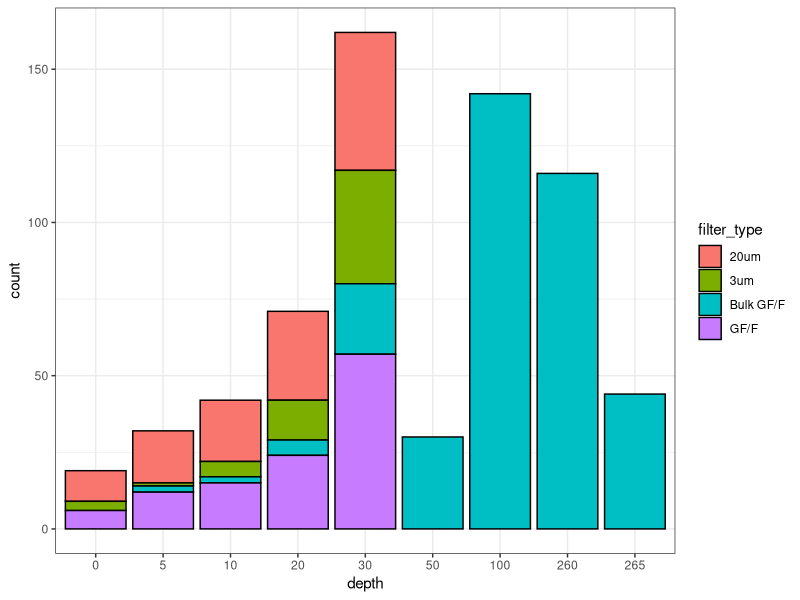
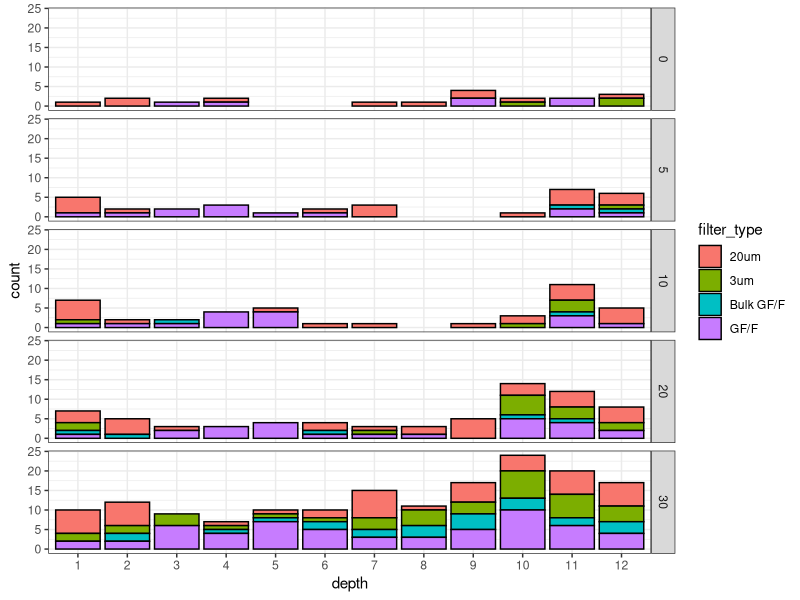
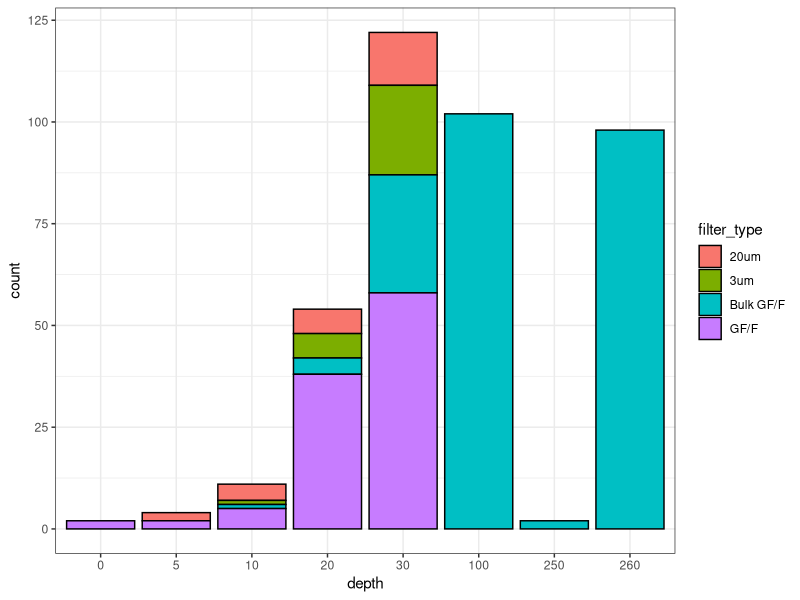
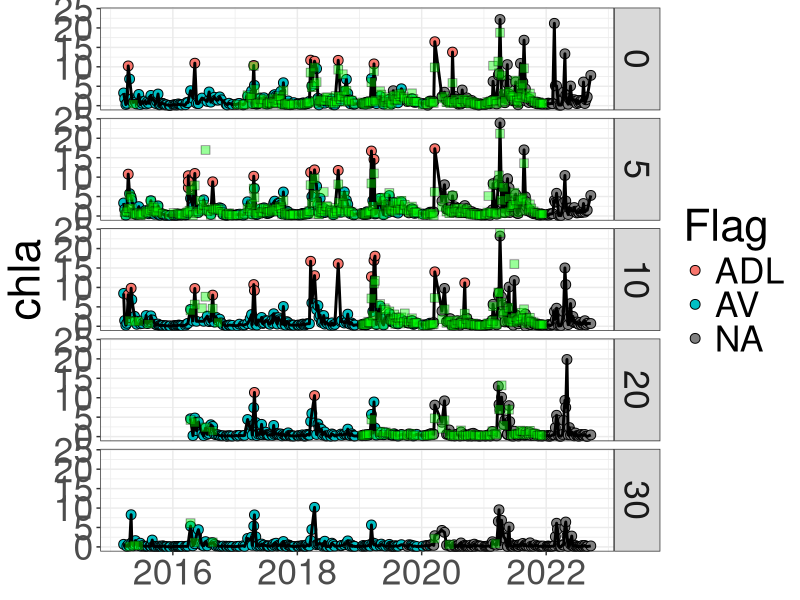
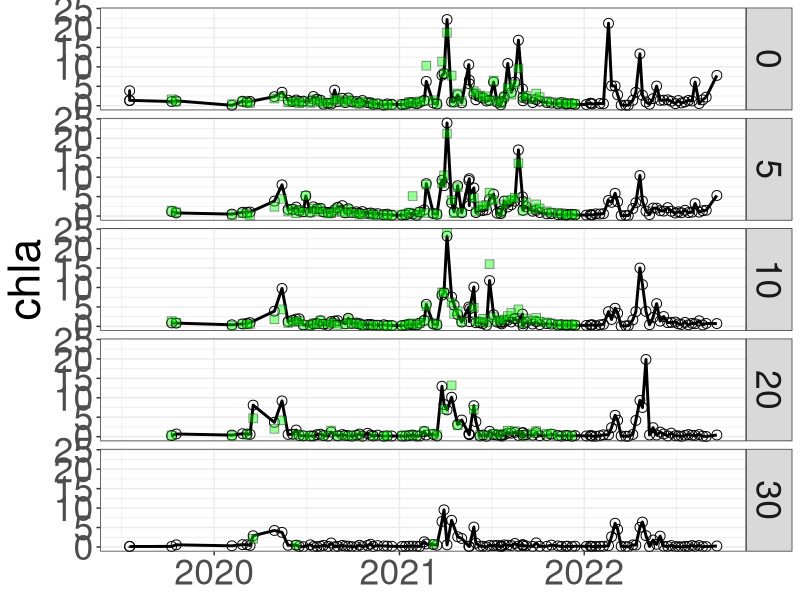
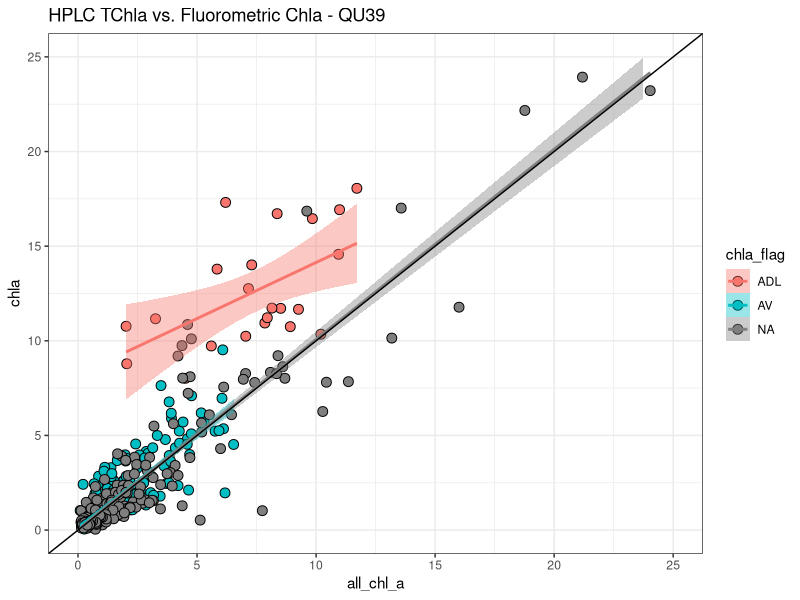
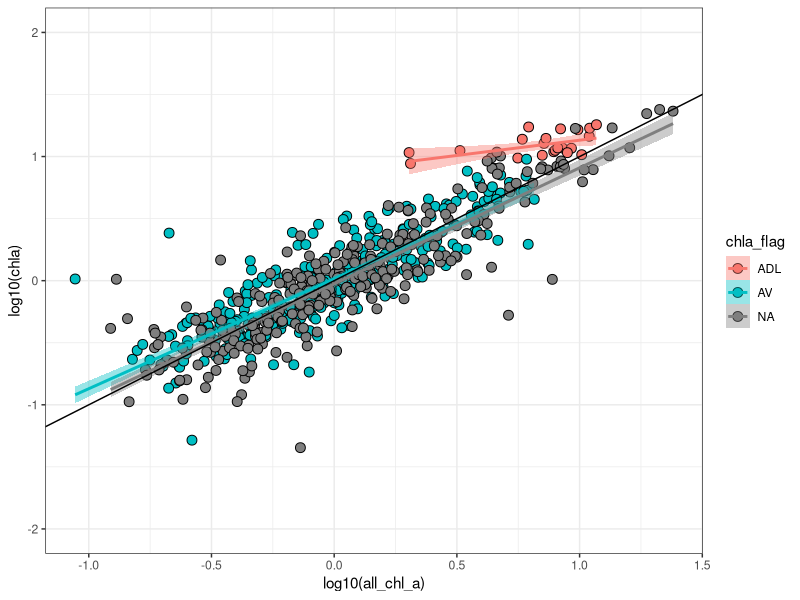
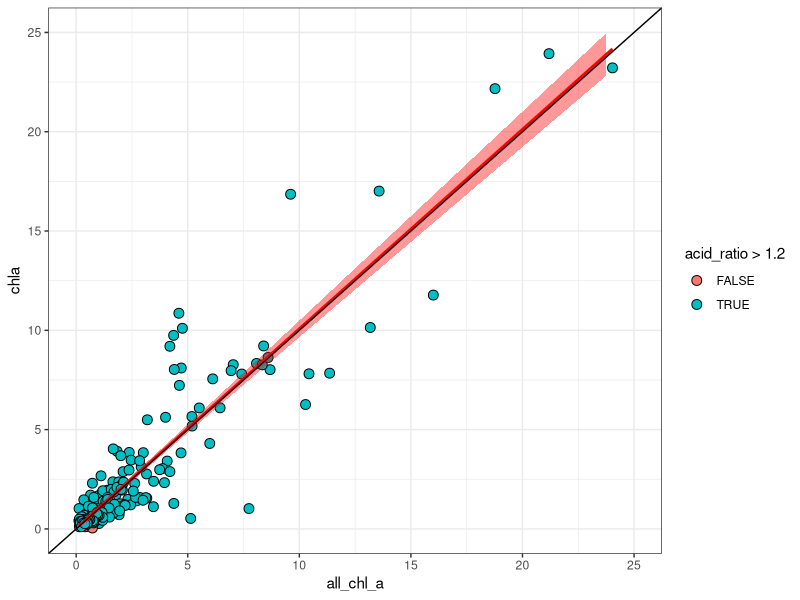

Write the R code that produced these figures, in order.
## ---- chunk 1
#Upload packages
library(tidyverse)
library(here)
library(patchwork)
library(readxl)
## ---- chunk 2
#Upload chl dataset - entire QU39 dataset downloaded from the portal on 2022-10-12
chl <- read_csv(here("files", "qu39_2022-10-12.csv"))

#Upload HPLC data - entire QU39 dataset downloaded from the portal on 2022-0706
hplc <- read_csv(here("files", "qu39_hplc_2022-07-06.csv"))

## ---- chunk 3
#Selecting relevant columns
chl <- chl %>% 
  select(date, site_id, survey, line_out_depth, collected, analyzed, hakai_id, 
         calibration:calibration_slope, filter_type, before_acid, after_acid,
         acid_flag, dilution_factor, chla, chla_flag, phaeo, phaeo_flag) 

#Adding month column
chl <- chl %>% 
  mutate(month = lubridate::month(date)) %>% 
  relocate(month, .after = date)

#Creating duplicate and acid ratio columns
chl <- chl %>% 
  group_by(collected, site_id, line_out_depth, filter_type) %>% 
  mutate(rep = n()) %>%
  ungroup() %>% 
  group_by(hakai_id) %>% 
  mutate(rep_id = n()) %>% 
  ungroup() %>% 
  mutate(acid_ratio = before_acid/after_acid)

#Pulling out duplicates - 33 records. Samples collected on 2022-04-12 were replicate samples with some being sent to DFO (19 records)
check_dup <- chl %>% 
  filter(rep > 1)

#No samples anymore with duplicate Hakai ID.
check_dup_id <- chl %>% 
  filter(rep_id > 1)

## ---- chunk 4
#Wrangling hplc dataset

#Selecting important columns and limiting to records with results
hplc <- hplc %>% 
  filter(!is.na(all_chl_a)) %>% 
  select(date, collected, line_out_depth, all_chl_a)
## ---- chunk 5
#Wrangling CTD profiles data

#Reduce columns, rename to workable name for queries and join drop metadata to drop data
# ctd <- ctd %>%
#   left_join(ctd_meta, by = "Cast PK") %>% 
#   mutate(date = lubridate::date(`Measurement time`)) %>%
#   mutate(year = lubridate::year(`Measurement time`)) %>%
#   select(castpk = `Cast PK`, ctdNum = `CTD serial number`, 
#          ctdFirm = `CTD firmware version`, station = Station.x, lat = Latitude,
#          long = Longitude, time = `Measurement time`, date, year,
#          dep = `Depth (m)`, pres = `Pressure (dbar)`,
#          flu = `Fluorometry Chlorophyll (ug/L)`)

#checking if there are duplicated CTD cast - looks like all single casts
# check_ctd_dup <- ctd %>% 
#   distinct(castpk, date) %>% 
#   group_by(date) %>% 
#   summarise(n_cast = n()) %>% 
#   ungroup()

#checking min/max ctd cast depths for each castPK - All start at 1 and all deeper than 100
# check_ctd_depth <- ctd %>% 
#   group_by(castpk) %>% 
#   summarise(min_dep = min(pres),
#             max_dep = max(pres)) %>% 
#   ungroup()

#Three different CTDs used. 
# check_ctd_inst <- ctd %>% 
#   distinct(ctdNum)
## ---- chunk 6
#Diagnostic checks

#Depth check - where were samples collected - only bulk collected at 100 and 115m.
check_depth <- chl %>% 
  distinct(line_out_depth, filter_type)

#Looking at calibrations applied to data - there are some records with NA calibrations
check_cali <- chl %>% 
  distinct(calibration, acid_ratio_correction_factor, acid_coefficient,
           calibration_slope)

#Looking at calibrations that have NA calibration - 308 samples. Many historical and were never analyzed
check_cali_na <- chl %>% 
  filter(is.na(calibration))

#Looking for negative values - lots (105 records), including unflagged data.
check_neg <- chl %>% 
  filter(chla < 0 | phaeo < 0)

#There are lots and I need to investigate this - same output as samples that weren't 
check_na <- chl %>% 
  filter(is.na(chla) | is.na(phaeo))

#Checking if there are any pre-existing flags - huge amount of samples flagged. I went through these pretty carefully and they should be pretty good. 4 samples with NA Chl flags and SVD phaeo flags.
check_flag <- chl %>% 
  filter(!is.na(chla_flag) | !is.na(phaeo_flag))

#Checking acid flag 
check_acid_flag <- chl %>% 
  filter(!is.na(acid_flag))

#Looking for filters with low acid ratios -  quite a few for data that hasn't been flagged yet.
check_ar <- chl %>% 
  filter(acid_ratio < 1.2)
## ---- chunk 7
#Plotting acid ratio value numbers by depth and filter size for all data I have flagged as Accepted Value
check_ar %>% 
  # filter(is.na(chla_flag)) %>% 
  filter(chla_flag == "AV") %>% 
  ggplot(aes(x = as.factor(line_out_depth), fill = filter_type)) +
  geom_bar(stat = "count", position = "stack", color = "Black") +
  labs(x = "depth",
       y = "count") +
  theme_bw()
## ---- chunk 8
#Plotting acid ratio value numbers by month and filter size for all data I have flagged as Accepted Value - Not super informative
check_ar %>% 
  # filter(is.na(chla_flag)) %>% 
  filter(chla_flag == "AV" & line_out_depth < 50) %>% 
  ggplot(aes(x = as.factor(month), fill = filter_type)) +
  geom_bar(stat = "count", position = "stack", color = "Black") +
  labs(x = "depth",
       y = "count") +
  theme_bw() + 
  facet_grid(line_out_depth ~ .)
## ---- chunk 9
#Plotting acid ratio value numbers by depth and filter size for all data that haven't been flagged yet

#This is somewhat informative because it shows where there may be issue samples.
check_ar %>% 
  filter(is.na(chla_flag)) %>% 
  ggplot(aes(x = as.factor(line_out_depth), fill = filter_type)) +
  geom_bar(stat = "count", position = "stack", color = "Black") +
  labs(x = "depth",
       y = "count") +
  theme_bw() 
## ---- chunk 10
#checking samples that were diluted. Need to determine when we started doing this.
check_dilution <- chl %>% 
  filter(dilution_factor > 1)

#Looking at samples that haven't been qc'd that have raw values above instrument threshold - good sign, only 1 and not above threshold.
check_adl <- chl %>% 
  filter(!is.na(analyzed) & is.na(chla_flag) & before_acid > 600000)
## ---- chunk 11
#Pulling out all samples that haven't been QC'd on the new module. 
chl_qc <- chl %>% 
  filter(!is.na(analyzed) &
           (is.na(chla_flag) | chla_flag == "AV" | chla_flag == "ADL"))

#Pulling out all QC'd data
chl_av <- chl %>% 
  filter(chla_flag == "AV")

## ---- chunk 12
#Investigating bulk data for errors

#Pulling out the bulk filters
chl_bulk <- chl_qc %>% 
  filter(filter_type == "Bulk GF/F")

#Making a column showing if there are replicated filters by day, collected time and Hakai ID
chl_bulk <- chl_bulk %>% 
  group_by(date, line_out_depth) %>% 
  mutate(dup_day = n()) %>%
  ungroup() %>% 
  group_by(collected, line_out_depth) %>% 
  mutate(dup_sample = n()) %>%
  ungroup() %>% 
  group_by(hakai_id) %>% 
  mutate(dup_id = n()) %>%
  ungroup()

#Looking for samples collected on the same day - lots because of zoopsprint samples
check_bulk_dup_day <- chl_bulk %>% 
  filter(dup_day > 1)

#Looking for samples that have the same collected time
check_bulk_dup_samp <- chl_bulk %>% 
  filter(dup_sample > 1)

check_bulk_dup_id <- chl_bulk %>% 
  filter(dup_id > 1)

#So lots of duplicates where multiple programs went out on a single day, but doesn't seem like any other. 

## ---- chunk 13
#Looking at bulk data - timeseries

#One sample sticks out - 5m directly before spring bloom in 2021 - new un-QC'd sample

chl_bulk %>%
  filter(line_out_depth < 50) %>% 
  ggplot(aes(x = date, y = chla)) +
  geom_point(aes(fill = chla_flag), pch = 21, size = 3.0) +
  geom_line(size = 1) +
  geom_point(data = hplc, aes(x = date, y = all_chl_a), pch = 22, fill = "green",
             alpha = 0.4, size = 3) +
  facet_grid(line_out_depth ~ .) +
  theme_bw() +
  labs(fill = "Flag") +
  theme(text = element_text(size = 32),
        axis.title.x = element_blank())
  
ggsave(here("figures_qc", "timeseries_qu39_bulk.png"),
        width = 16, height = 12, dpi = 300)
## ---- chunk 14
#Joining HPLC with chlorophyll

chl_bulk <- chl_bulk %>% 
  left_join(hplc)

## ---- chunk 15
#Looking at bulk data - timeseries with only data that hasn't been flagged

#The 5m pre-2021 spring bloom sample may be HPLC issue - possible is the wrong sample?
#Looks like some HPLC was missing from an important period in 2021 - samples that didn't get sent?

chl_bulk %>%
  filter(line_out_depth < 50 & is.na(chla_flag) & date > "2019-01-01") %>% 
  ggplot(aes(x = date)) +
  geom_point(aes(y = chla), pch = 21, size = 3.0) +
  geom_line(aes(y = chla), size = 1) +
  geom_point(aes(y = all_chl_a), pch = 22, fill = "green",
             alpha = 0.4, size = 3) +
  facet_grid(line_out_depth ~ .) +
  theme_bw() +
  labs(fill = "Flag") +
  theme(text = element_text(size = 32),
        axis.title.x = element_blank())
  

#Should add HPLC and fluorescence to this and print for viewing.
ggsave(here("figures_qc", "timeseries_qu39_bulk_no-flag.png"),
        width = 16, height = 12, dpi = 300)
## ---- chunk 16
#Plotting hplc against bulk chl

#Plotting all data with ADL flags a separate group with a separate regression line
chl_bulk %>% 
  ggplot(aes(x = all_chl_a, y = chla, fill = chla_flag)) +
  geom_point(pch = 21, size = 3.0) +
  geom_smooth(aes(color = chla_flag), method = 'lm') +
  geom_abline(intercept = 0, slope = 1) +
  xlim(0,25) +
  ylim(0,25) +
  ggtitle("HPLC TChla vs. Fluorometric Chla - QU39") +
  theme_bw() +
  theme()

#Very odd trend as it would be expected that samples that weren't diluted would saturate the fluorometer and result in lower chla per HPLC TChla. Here the values are higher, although the trend line is <1, so higher values would go below 1:1 line and under-predict.

#The new HPLC to chla with the diluted samples has 1:1 slope. Never had this before.
## ---- chunk 17
#Same plot as above but in log10 scale
chl_bulk %>% 
  ggplot(aes(x = log10(all_chl_a), y = log10(chla), fill = chla_flag)) +
  geom_point(pch = 21, size = 3.0) +
  geom_smooth(aes(color = chla_flag), method = 'lm') +
  geom_abline(intercept = 0, slope = 1) +
  ylim(-2, 2) +
  theme_bw() +
  theme()

#Definitely some outlier samples here that could have issues
## ---- chunk 18
#Plotting regression of only data without a QC flag
chl_bulk %>% 
  filter(is.na(chla_flag)) %>% 
  ggplot(aes(x = all_chl_a, y = chla)) +
  geom_point(aes(fill = acid_ratio > 1.2), pch = 21, size = 3.0) +
  geom_smooth(method = 'lm', color = "red", fill = "red") +
  geom_abline(intercept = 0, slope = 1) +
  xlim(0,25) +
  ylim(0,25) +
  theme_bw() +
  theme()

#Of the data that hasn't been QC'd, there are a few concerning points of very low chla for high TChla - What is the sample that has around 8 for TChla and a 2 for Bulk? From 2021-04-14, 0m, but don't see it on the time-series

## ---- chunk 19
#Looking into the 2021-04-14 sample that has high TChla and low Chla. Can't see clearly on the longer timeseries because data so close together. Issue with TChla or Bulk? No acid ratio issue. 

#No QC notes and SF-Sum more comparable to Bulk than TChla. CTD is low, but could have been quenched due to high PAR.

#Likely an issue with the HPLC as we had problems with this batch. Need to troublshoot separately.

chl_bulk %>%
  filter(line_out_depth == 5 & is.na(chla_flag) & date > "2021-01-01" &
           date < "2022-01-01") %>% 
  ggplot(aes(x = date)) +
  geom_point(aes(y = chla), pch = 21, size = 3.0) +
  geom_line(aes(y = chla), size = 1) +
  geom_point(aes(y = all_chl_a), pch = 22, fill = "green",
             alpha = 0.4, size = 3) +
  facet_grid(line_out_depth ~ .) +
  theme_bw() +
  labs(fill = "Flag") +
  theme(text = element_text(size = 32),
        axis.title.x = element_blank())
## ---- chunk 20

#Same plot as above but in log10 scale
chl_bulk %>% 
  filter(is.na(chla_flag)) %>% 
  ggplot(aes(x = log10(all_chl_a), y = log10(chla))) +
  geom_point(aes(fill = acid_ratio > 1.2), pch = 21, size = 3.0) +
  geom_smooth(method = 'lm', color = "red", fill = "red") +
  geom_abline(intercept = 0, slope = 1) +
  ylim(-2, 2) +
  theme_bw() +
  theme()

#Some low concentration samples that have low acid ratios and much lower chla when compared to TChla.
## ---- chunk 21
#I want to isolate these two samples with low ARs -  these are only samples that have corresponding HPLC
check_bulk_ar_2 <- chl_bulk %>% 
  filter(is.na(chla_flag) & !is.na(all_chl_a) & acid_ratio < 1.2 &
           line_out_depth < 50)

#QCHL13547 - SVD
#QCHL12693 - Probably OK -  not sure about whether SVC needed.

## ---- chunk 22
#Setting up sheet so I can plot relationships by analysis day
chl_bulk <- chl_bulk %>% 
  mutate(analyzed_date = lubridate::date(analyzed)) %>% 
  relocate(analyzed_date, .after = analyzed)
## ---- chunk 23
#Plotting bulk chlorophyll versus HPLC TChla by analysis day - only works for 2021 data 
chl_bulk %>% 
  filter(is.na(chla_flag)) %>% 
  ggplot(aes(x = all_chl_a, y = chla)) +
  geom_point(aes(fill = acid_ratio > 1.2), pch = 21, size = 3.0) +
  geom_smooth(method = 'lm', color = "red", fill = "red") +
  geom_abline(intercept = 0, slope = 1) +
  facet_wrap(~ as.factor(analyzed_date), scales = "free" ) +
  # xlim(0,25) +
  # ylim(0,25) +
  theme_bw() +
  theme()

ggsave(here("figures_qc", "analysis_day_chl_hplc_comparison.png"),
        width = 16, height = 12, dpi = 300)

#This is somewhat enlightening as it makes it easier to pinpoint samples that don't match well. For instance, 2021-05-15.

#What sample was this?

test <- chl_bulk %>% 
  filter(analyzed_date == "2021-05-15")

#Weird - from 2021-01-27 where HPLC is almost 5 ug/L??? Is the 5m outlier in the timeseries plot.
#Need to check into this HPLC. QCHL12177 is the chlorophyll sample
#No indication from SF-Sum or CTD that there was some sort of early bloom.

## ---- chunk 24
#Looking at samples that were collected in the surface waters and have low acid ratios. Not dependent on having an HPLc match as was above.
check_bulk_ar <- chl_bulk %>% 
  filter(is.na(chla_flag) & acid_ratio < 1.2 & line_out_depth < 50)

#Quite a few samples from 20 and 30m that do not have HPLC match and not captured by earlier plots/test. First line of defense should probably be SF-Sum comparisons. 


## ---- chunk 25
#Investigating size-fractionated data for errors.

#Calculating the number of filters for each size-fraction set
chl_sf <- chl_qc %>% 
  filter(!filter_type == "Bulk GF/F") %>%
  filter(!is.na(chla)) %>% 
  group_by(collected, line_out_depth) %>% 
  mutate(filt_num = n()) %>% 
  ungroup()

#Looking for size fraction sets that have less than 3 filters - 119 observations - I'd imagine a lot of SVC and SVD flags for single filter.
check_sf_low <- chl_sf %>% 
  filter(filt_num < 3)

#Looking at size fraction sets that have more than 3 filters. Some are just replicated hakai IDS, but quite a few from zoopsprint - I wonder if one of the GF/Fs is meant to be bulk.
check_sf_high <- chl_sf %>% 
  filter(filt_num > 3)

#Subsetting where there are 3 size-fractionated filters. 
chl_sf <- chl_sf %>% 
  filter(filt_num == 3)

#Querying replicated filter types within a set - two examples where there are two duplicated filters within a 3 filter set. Only one is not QC'd - check metadata note.
check_sf_dup <- chl_sf %>% 
  group_by(collected, line_out_depth, filter_type) %>% 
  mutate(filt_unique = n()) %>% 
  ungroup() %>% 
  filter(filt_unique > 1)  
 

chl_sf <- chl_sf %>% 
  group_by(collected, line_out_depth, filter_type) %>% 
  mutate(filt_unique = n()) %>% 
  ungroup() %>% 
  filter(filt_unique == 1)
  
## ---- chunk 26
#Calculating the size-fractionated sum for comparison with the bulk
chl_sf_sum <- chl_sf %>% 
  filter(chla_flag == "AV" | chla_flag == "ADL" | is.na(chla_flag)) %>% 
  group_by(collected, line_out_depth) %>% 
  mutate(sf_sum = sum(chla)) %>% 
  ungroup() %>% 
  distinct(collected, line_out_depth, sf_sum, .keep_all = TRUE) %>% 
  select(collected, line_out_depth, sf_sum)

#Merging with the size-fractionated data for comparison.
chl_comp <- chl_bulk %>%
  select(date, collected, analyzed_date, line_out_depth, bulk_chla = chla,
         bulk_flag = chla_flag, all_chl_a) %>% 
  filter(line_out_depth < 99) %>% 
  left_join(chl_sf_sum)

#Looking why there are NAs in join. All from where SF did not have 3 filters in set.
check_comp_na <- chl_comp %>% 
  filter(is.na(bulk_chla) | is.na(sf_sum))

## ---- chunk 27
#Plotting sf_sum against bulk chl - Something is up with my join.
chl_comp %>% 
  ggplot(aes(x = bulk_chla, y = sf_sum, fill = bulk_flag)) +
  geom_point(pch = 21, size = 3.0) +
  geom_smooth(aes(color = bulk_flag), method = 'lm') +
  geom_abline(intercept = 0, slope = 1) +
  xlim(0, 30) +
  ylim(0, 30) +
  theme_bw() +
  theme()

#To me this looks pretty darn good - the samples with ADL may have a trend to higher size fractionated sum at higher concentrations.

#Now looks like there a couple of samples with low SF-Sum

## ---- chunk 28
chl_comp %>% 
  ggplot(aes(x = log10(bulk_chla), y = log10(sf_sum), fill = bulk_flag)) +
  geom_point(pch = 21, size = 3.0) +
  geom_smooth(aes(color = bulk_flag), method = 'lm') +
  geom_abline(intercept = 0, slope = 1) +
  # xlim(0, 30) +
  # ylim(0, 30) +
  theme_bw() +
  theme()
## ---- chunk 29
chl_comp %>% 
  ggplot(aes(x = all_chl_a, y = sf_sum, fill = bulk_flag)) +
  geom_point(pch = 21, size = 3.0) +
  geom_smooth(method = 'lm') +
  geom_abline(intercept = 0, slope = 1) +
  xlim(0,30) +
  ylim(0,30) +
  theme_bw() +
  theme()
## ---- chunk 30
#Looking at SF-Sum versus other metrics
chl_comp %>%
  filter(line_out_depth < 50 & is.na(bulk_flag) & date > "2019-01-01") %>% 
  ggplot(aes(x = date)) +
  geom_point(aes(y = bulk_chla), pch = 21, size = 3.0) +
  geom_line(aes(y = bulk_chla), size = 1) +
  geom_point(aes(y = sf_sum), pch = 21, size = 3.0, color = "red") +
  geom_line(aes(y = sf_sum), size = 1, color = "red") +
  geom_point(aes(y = all_chl_a), pch = 22, fill = "green",
             alpha = 0.4, size = 3) +
  facet_grid(line_out_depth ~ ., scales = "free_y") +
  theme_bw() +
  labs(fill = "Flag") +
  theme(text = element_text(size = 32),
        axis.title.x = element_blank())
  
ggsave(here("figures_qc", "timeseries_qu39_bulk-SF_no-flag.png"),
        width = 16, height = 12, dpi = 300)

#Some clear discrepencies here.

#0m
#one point where much lower mid 2021
#One point where much lower second bloom 2022

#5m
#One point much lower SB 2022

#10m
#One point much lower second bloom 2022

## ---- chunk 31

chl_comp %>% 
  filter(is.na(bulk_flag)) %>% 
  ggplot(aes(x = bulk_chla, y = sf_sum)) +
  geom_point(pch = 21, size = 3.0) +
  geom_smooth(method = 'lm', color = "red", fill = "red") +
  geom_abline(intercept = 0, slope = 1) +
  facet_wrap(~ (as.factor(analyzed_date)), scales = "free" ) +
  theme_bw() +
  theme()

ggsave(here("figures_qc", "test2.png"),
        width = 16, height = 12, dpi = 300)



sf_check <- chl_comp %>% 
  filter(analyzed_date == "2022-09-04")

#QCHL14258 - 2022-04-21, 0m. Nothing noticeably wrong with sample and no metadata notes. Just quite a bit lower than bulk. What is correct?

#QCHL14266 - 2022-04-01, 10m. Nothing noticeably wrong with the sample and no metadata notes. Just quite a bit lower than Bulk. Which measure is correct? No HPLC yet. Check CTD about 7ug/L, which is closer to the SF-Sum.
## ---- chunk 32
#Looking at specific samples that were left in TULA freezer for extended period
chl_bulk %>% 
  filter(date == "2021-05-18") %>% 
  ggplot(aes(x = all_chl_a, y = chla)) +
  geom_point(aes(fill = acid_ratio > 1.2), pch = 21, size = 3.0) +
  geom_smooth(method = 'lm', color = "red", fill = "red") +
  geom_abline(intercept = 0, slope = 1) +
  # xlim(0, 1) +
  # ylim(0, 1) +
  theme_bw() +
  theme()

test <- chl_bulk %>% 
  filter(date == "2021-05-18") 


#Looking at specific samples that were left in TULA freezer for extended period
chl_comp %>% 
  filter(date == "2020-08-04") %>% 
  ggplot(aes(x = bulk_chla, y = sf_sum)) +
  geom_point(pch = 21, size = 3.0) +
  geom_smooth(method = 'lm', color = "red", fill = "red") +
  geom_abline(intercept = 0, slope = 1) +
  # xlim(0, 5) +
  # ylim(0, 5) +
  theme_bw() +
  theme()
## ---- chunk 33
#Let's plot the entire SF timeseries
#Order phytoplankton groups roughly from smallest to largest - create order list

order_sf <- c("GF/F", "3um", "20um")

#Chemtax - Specify order of phyto groups for figures
chl_sf <- arrange(mutate(chl_sf, filter_type = factor(filter_type,
                                              levels = order_sf)))


chl_sf %>%
  filter(line_out_depth == 0) %>% 
  ggplot(aes(x = date, y = chla, fill = filter_type)) + 
  geom_area(color = "black") +
  scale_fill_brewer(palette = "Set1", labels = c(expression(Pico[CHL]),
                                                   expression(Nano[CHL]),
                                                   expression(Micro[CHL]))) +
  facet_grid(line_out_depth ~ ., scales = "free_y") +
  theme_bw()

ggsave(here("figures_qc", "SF_test.png"),
        width = 16, height = 6, dpi = 300)


#Some issues with plotting need to be investigated.
## ---- chunk 34
#Pulling out all samples that haven't been QC'd on the new module. 
chl_qc2 <- chl %>% 
  filter(!is.na(analyzed) &
           (is.na(chla_flag) | chla_flag == "AV" | chla_flag == "ADL"))

#Pulling out all QC'd data
chl_av <- chl %>% 
  filter(chla_flag == "AV")

## ---- chunk 35
#Investigating size-fractionated data for errors.

#Calculating the number of filters for each size-fraction set
chl_sf2 <- chl %>% 
  filter(!is.na(analyzed) &
           (is.na(chla_flag) | chla_flag == "AV" | chla_flag == "ADL" |
              chla_flag == "SVC")) %>% 
  filter(!filter_type == "Bulk GF/F") %>%
  filter(!is.na(chla)) %>% 
  group_by(collected, line_out_depth) %>% 
  mutate(filt_num = n()) %>% 
  ungroup()


#Subsetting where there are 3 size-fractionated filters. 
chl_sf2 <- chl_sf2 %>% 
  filter(filt_num == 3)
 

chl_sf2 <- chl_sf2 %>% 
  group_by(collected, line_out_depth, filter_type) %>% 
  mutate(filt_unique = n()) %>% 
  ungroup() %>% 
  filter(filt_unique == 1)
  
## ---- chunk 36
chl_sf2 <- arrange(mutate(chl_sf2, filter_type = factor(filter_type,
                                              levels = order_sf)))
## ---- chunk 37
chl_sf2 %>%
  filter(line_out_depth < 50 & !survey == "ZOOPSPRINT") %>% 
  group_by(date, line_out_depth, filter_type) %>% 
  summarise(chla_avg = mean(chla)) %>% 
  ungroup() %>% 
  ggplot(aes(x = date, y = chla_avg, fill = filter_type)) + 
  geom_area(color = "black") +
  scale_fill_brewer(palette = "Set1",
                    labels = c(expression(Pico[CHL]),
                               expression(Nano[CHL]),
                               expression(Micro[CHL])),
                    name = "") +
  facet_grid(line_out_depth ~ ., scales = "free_y") +
  labs(y = "Chla (ug/L)") +
  theme_bw()+
  theme(text = element_text(size = 25),
        axis.title.x = element_blank(),
        # axis.text.x = element_blank(),
        axis.text = element_text(colour = "black"),
        legend.position = "top",
        legend.direction = "horizontal",
        legend.title = element_blank(),
        strip.background = element_blank()) 

ggsave(here("figures_qc", "SF_timeseries-depth.png"),
        width = 16, height = 10, dpi = 300)
## ---- chunk 38
chl_sf2 %>%
  filter(line_out_depth == 5 & !survey == "ZOOPSPRINT") %>% 
  group_by(date, line_out_depth, filter_type) %>% 
  summarise(chla_avg = mean(chla)) %>% 
  ungroup() %>% 
  ggplot(aes(x = date, y = chla_avg, fill = filter_type)) + 
  geom_area(color = "black") +
  scale_fill_brewer(palette = "Set1",
                    labels = c(expression(Pico[CHL]),
                               expression(Nano[CHL]),
                               expression(Micro[CHL])),
                    name = "") +
  facet_grid(line_out_depth ~ ., scales = "free_y") +
  labs(y = "Chla (ug/L)") +
  theme_bw()+
  theme(text = element_text(size = 25),
        axis.title.x = element_blank(),
        # axis.text.x = element_blank(),
        axis.text = element_text(colour = "black"),
        legend.position = "top",
        legend.direction = "horizontal",
        legend.title = element_blank(),
        strip.background = element_blank()) 

ggsave(here("figures_qc", "SF_timeseries-depth-5.png"),
        width = 16, height = 5, dpi = 300)


